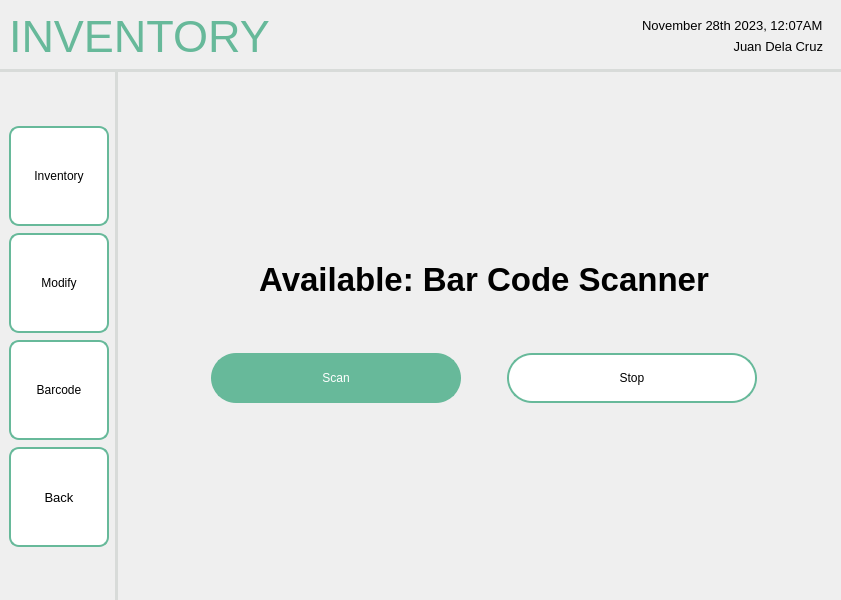
<?xml version="1.0" encoding="UTF-8"?>
<ui version="4.0">
 <class>MainWindow</class>
 <widget class="QMainWindow" name="MainWindow">
  <property name="geometry">
   <rect>
    <x>0</x>
    <y>0</y>
    <width>800</width>
    <height>600</height>
   </rect>
  </property>
  <property name="windowTitle">
   <string>MainWindow</string>
  </property>
  <widget class="QWidget" name="centralwidget">
   <layout class="QHBoxLayout" name="horizontalLayout">
    <property name="leftMargin">
     <number>0</number>
    </property>
    <property name="topMargin">
     <number>0</number>
    </property>
    <property name="rightMargin">
     <number>0</number>
    </property>
    <property name="bottomMargin">
     <number>0</number>
    </property>
    <item>
     <widget class="QFrame" name="frame">
      <property name="sizePolicy">
       <sizepolicy hsizetype="Preferred" vsizetype="Preferred">
        <horstretch>0</horstretch>
        <verstretch>0</verstretch>
       </sizepolicy>
      </property>
      <property name="frameShape">
       <enum>QFrame::NoFrame</enum>
      </property>
      <property name="frameShadow">
       <enum>QFrame::Plain</enum>
      </property>
      <layout class="QGridLayout" name="gridLayout">
       <property name="leftMargin">
        <number>0</number>
       </property>
       <property name="topMargin">
        <number>0</number>
       </property>
       <property name="rightMargin">
        <number>0</number>
       </property>
       <property name="bottomMargin">
        <number>0</number>
       </property>
       <property name="spacing">
        <number>0</number>
       </property>
       <item row="1" column="0">
        <widget class="QWidget" name="navbar" native="true">
         <property name="sizePolicy">
          <sizepolicy hsizetype="Fixed" vsizetype="Preferred">
           <horstretch>0</horstretch>
           <verstretch>0</verstretch>
          </sizepolicy>
         </property>
         <property name="styleSheet">
          <string notr="true">QWidget {
    border-right: 3px solid #D8DBD9;
}
</string>
         </property>
         <layout class="QVBoxLayout" name="verticalLayout_2">
          <property name="spacing">
           <number>7</number>
          </property>
          <item>
           <spacer name="verticalSpacer">
            <property name="orientation">
             <enum>Qt::Vertical</enum>
            </property>
            <property name="sizeHint" stdset="0">
             <size>
              <width>20</width>
              <height>40</height>
             </size>
            </property>
           </spacer>
          </item>
          <item>
           <widget class="QPushButton" name="pushButton_3">
            <property name="minimumSize">
             <size>
              <width>100</width>
              <height>100</height>
             </size>
            </property>
            <property name="maximumSize">
             <size>
              <width>100</width>
              <height>100</height>
             </size>
            </property>
            <property name="styleSheet">
             <string notr="true">QPushButton {
    background-color: white;
    border: 2px solid #67B99A;
    color: black;
    padding: 8px 16px;
    border-radius: 10px;
}

QPushButton:hover {
    border: 2px solid #4D926D;
}

QPushButton:pressed {
	background-color: #F0F0F0;
	border: 2px solid #265C42;
}</string>
            </property>
            <property name="text">
             <string>Inventory</string>
            </property>
           </widget>
          </item>
          <item>
           <widget class="QPushButton" name="pushButton_2">
            <property name="minimumSize">
             <size>
              <width>100</width>
              <height>100</height>
             </size>
            </property>
            <property name="maximumSize">
             <size>
              <width>100</width>
              <height>100</height>
             </size>
            </property>
            <property name="styleSheet">
             <string notr="true">QPushButton {
    background-color: white;
    border: 2px solid #67B99A;
    color: black;
    padding: 8px 16px;
    border-radius: 10px;
}

QPushButton:hover {
    border: 2px solid #4D926D;
}

QPushButton:pressed {
	background-color: #F0F0F0;
	border: 2px solid #265C42;
}</string>
            </property>
            <property name="text">
             <string>Modify</string>
            </property>
           </widget>
          </item>
          <item>
           <widget class="QPushButton" name="pushButton_10">
            <property name="minimumSize">
             <size>
              <width>100</width>
              <height>100</height>
             </size>
            </property>
            <property name="maximumSize">
             <size>
              <width>100</width>
              <height>100</height>
             </size>
            </property>
            <property name="styleSheet">
             <string notr="true">QPushButton {
    background-color: white;
    border: 2px solid #67B99A;
    color: black;
    padding: 8px 16px;
    border-radius: 10px;
}

QPushButton:hover {
    border: 2px solid #4D926D;
}

QPushButton:pressed {
	background-color: #F0F0F0;
	border: 2px solid #265C42;
}</string>
            </property>
            <property name="text">
             <string>Barcode</string>
            </property>
           </widget>
          </item>
          <item>
           <widget class="QPushButton" name="pushButton">
            <property name="sizePolicy">
             <sizepolicy hsizetype="Fixed" vsizetype="Fixed">
              <horstretch>0</horstretch>
              <verstretch>0</verstretch>
             </sizepolicy>
            </property>
            <property name="minimumSize">
             <size>
              <width>100</width>
              <height>100</height>
             </size>
            </property>
            <property name="maximumSize">
             <size>
              <width>100</width>
              <height>100</height>
             </size>
            </property>
            <property name="font">
             <font>
              <pointsize>10</pointsize>
             </font>
            </property>
            <property name="styleSheet">
             <string notr="true">QPushButton {
    background-color: white;
    border: 2px solid #67B99A;
    color: black;
    padding: 8px 16px;
    border-radius: 10px;
}

QPushButton:hover {
    border: 2px solid #4D926D;
}

QPushButton:pressed {
	background-color: #F0F0F0;
	border: 2px solid #265C42;
}</string>
            </property>
            <property name="text">
             <string>Back</string>
            </property>
            <property name="icon">
             <iconset resource="../../../assets/resourceFile.qrc">
              <normaloff>:/logos/Icons/entypo_back.png</normaloff>:/logos/Icons/entypo_back.png</iconset>
            </property>
            <property name="autoRepeat">
             <bool>false</bool>
            </property>
           </widget>
          </item>
          <item>
           <spacer name="verticalSpacer_3">
            <property name="orientation">
             <enum>Qt::Vertical</enum>
            </property>
            <property name="sizeHint" stdset="0">
             <size>
              <width>20</width>
              <height>40</height>
             </size>
            </property>
           </spacer>
          </item>
         </layout>
        </widget>
       </item>
       <item row="0" column="0" colspan="2">
        <widget class="QWidget" name="header" native="true">
         <property name="styleSheet">
          <string notr="true">QWidget {
    border-bottom: 3px solid #D8DBD9; 
}
</string>
         </property>
         <layout class="QHBoxLayout" name="horizontalLayout_2">
          <item>
           <widget class="QLabel" name="label">
            <property name="font">
             <font>
              <pointsize>-1</pointsize>
             </font>
            </property>
            <property name="layoutDirection">
             <enum>Qt::LeftToRight</enum>
            </property>
            <property name="styleSheet">
             <string notr="true">QLabel {
    color: #67B99A;
    font-size: 45px;
}</string>
            </property>
            <property name="text">
             <string>INVENTORY</string>
            </property>
            <property name="scaledContents">
             <bool>false</bool>
            </property>
           </widget>
          </item>
          <item>
           <spacer name="horizontalSpacer">
            <property name="orientation">
             <enum>Qt::Horizontal</enum>
            </property>
            <property name="sizeHint" stdset="0">
             <size>
              <width>40</width>
              <height>20</height>
             </size>
            </property>
           </spacer>
          </item>
          <item>
           <widget class="QFrame" name="frame_2">
            <layout class="QVBoxLayout" name="verticalLayout">
             <item>
              <widget class="QLabel" name="label_2">
               <property name="font">
                <font>
                 <pointsize>10</pointsize>
                </font>
               </property>
               <property name="styleSheet">
                <string notr="true">QLabel {
    color: black;
}</string>
               </property>
               <property name="text">
                <string>November 28th 2023, 12:07AM</string>
               </property>
              </widget>
             </item>
             <item>
              <widget class="QLabel" name="label_3">
               <property name="font">
                <font>
                 <pointsize>10</pointsize>
                </font>
               </property>
               <property name="styleSheet">
                <string notr="true">QLabel {
    color: black;
}</string>
               </property>
               <property name="text">
                <string>Juan Dela Cruz</string>
               </property>
               <property name="alignment">
                <set>Qt::AlignRight|Qt::AlignTrailing|Qt::AlignVCenter</set>
               </property>
              </widget>
             </item>
            </layout>
           </widget>
          </item>
         </layout>
        </widget>
       </item>
       <item row="1" column="1">
        <widget class="QFrame" name="Content">
         <layout class="QVBoxLayout" name="verticalLayout_4">
          <property name="rightMargin">
           <number>0</number>
          </property>
          <item>
           <widget class="QWidget" name="widget" native="true">
            <layout class="QVBoxLayout" name="verticalLayout_3">
             <property name="leftMargin">
              <number>75</number>
             </property>
             <property name="topMargin">
              <number>75</number>
             </property>
             <property name="rightMargin">
              <number>75</number>
             </property>
             <property name="bottomMargin">
              <number>75</number>
             </property>
             <item>
              <spacer name="verticalSpacer_4">
               <property name="orientation">
                <enum>Qt::Vertical</enum>
               </property>
               <property name="sizeHint" stdset="0">
                <size>
                 <width>20</width>
                 <height>40</height>
                </size>
               </property>
              </spacer>
             </item>
             <item>
              <widget class="QLabel" name="label_4">
               <property name="font">
                <font>
                 <pointsize>25</pointsize>
                 <bold>true</bold>
                </font>
               </property>
               <property name="text">
                <string>Available: Bar Code Scanner</string>
               </property>
               <property name="alignment">
                <set>Qt::AlignCenter</set>
               </property>
              </widget>
             </item>
             <item>
              <spacer name="verticalSpacer_5">
               <property name="orientation">
                <enum>Qt::Vertical</enum>
               </property>
               <property name="sizeType">
                <enum>QSizePolicy::Fixed</enum>
               </property>
               <property name="sizeHint" stdset="0">
                <size>
                 <width>20</width>
                 <height>40</height>
                </size>
               </property>
              </spacer>
             </item>
             <item>
              <widget class="QWidget" name="widget_2" native="true">
               <property name="sizePolicy">
                <sizepolicy hsizetype="Preferred" vsizetype="Preferred">
                 <horstretch>0</horstretch>
                 <verstretch>0</verstretch>
                </sizepolicy>
               </property>
               <layout class="QHBoxLayout" name="horizontalLayout_3">
                <item>
                 <spacer name="horizontalSpacer_2">
                  <property name="orientation">
                   <enum>Qt::Horizontal</enum>
                  </property>
                  <property name="sizeHint" stdset="0">
                   <size>
                    <width>40</width>
                    <height>20</height>
                   </size>
                  </property>
                 </spacer>
                </item>
                <item>
                 <widget class="QPushButton" name="pushButton_4">
                  <property name="minimumSize">
                   <size>
                    <width>250</width>
                    <height>50</height>
                   </size>
                  </property>
                  <property name="maximumSize">
                   <size>
                    <width>250</width>
                    <height>50</height>
                   </size>
                  </property>
                  <property name="styleSheet">
                   <string notr="true">QPushButton {
    background-color: #67B99A;
    color: white;
    border: 2px solid #67B99A;
    padding: 8px 16px;
    border-radius: 25px;
}
QPushButton:hover {
    background-color: #5CAE8B;
    border: 2px solid #5CAE8B;
}
QPushButton:pressed {
    background-color: #4D9C7F;
	border: 2px solid #4D9C7F;
}</string>
                  </property>
                  <property name="text">
                   <string>Scan</string>
                  </property>
                 </widget>
                </item>
                <item>
                 <spacer name="horizontalSpacer_4">
                  <property name="orientation">
                   <enum>Qt::Horizontal</enum>
                  </property>
                  <property name="sizeType">
                   <enum>QSizePolicy::Fixed</enum>
                  </property>
                  <property name="sizeHint" stdset="0">
                   <size>
                    <width>40</width>
                    <height>20</height>
                   </size>
                  </property>
                 </spacer>
                </item>
                <item>
                 <widget class="QPushButton" name="pushButton_5">
                  <property name="minimumSize">
                   <size>
                    <width>250</width>
                    <height>50</height>
                   </size>
                  </property>
                  <property name="maximumSize">
                   <size>
                    <width>250</width>
                    <height>50</height>
                   </size>
                  </property>
                  <property name="styleSheet">
                   <string notr="true">QPushButton {
    background-color: white;
    border: 2px solid #67B99A;
    color: black;
    padding: 8px 16px;
    border-radius: 25px;
}

QPushButton:hover {
    border: 2px solid #4D926D;
}

QPushButton:pressed {
	background-color: #F0F0F0;
	border: 2px solid #265C42;
}</string>
                  </property>
                  <property name="text">
                   <string>Stop</string>
                  </property>
                 </widget>
                </item>
                <item>
                 <spacer name="horizontalSpacer_3">
                  <property name="orientation">
                   <enum>Qt::Horizontal</enum>
                  </property>
                  <property name="sizeHint" stdset="0">
                   <size>
                    <width>40</width>
                    <height>20</height>
                   </size>
                  </property>
                 </spacer>
                </item>
               </layout>
              </widget>
             </item>
             <item>
              <spacer name="verticalSpacer_2">
               <property name="orientation">
                <enum>Qt::Vertical</enum>
               </property>
               <property name="sizeHint" stdset="0">
                <size>
                 <width>20</width>
                 <height>40</height>
                </size>
               </property>
              </spacer>
             </item>
            </layout>
           </widget>
          </item>
         </layout>
        </widget>
       </item>
      </layout>
     </widget>
    </item>
   </layout>
  </widget>
 </widget>
 <resources>
  <include location="../../../assets/resourceFile.qrc"/>
 </resources>
 <connections/>
</ui>
